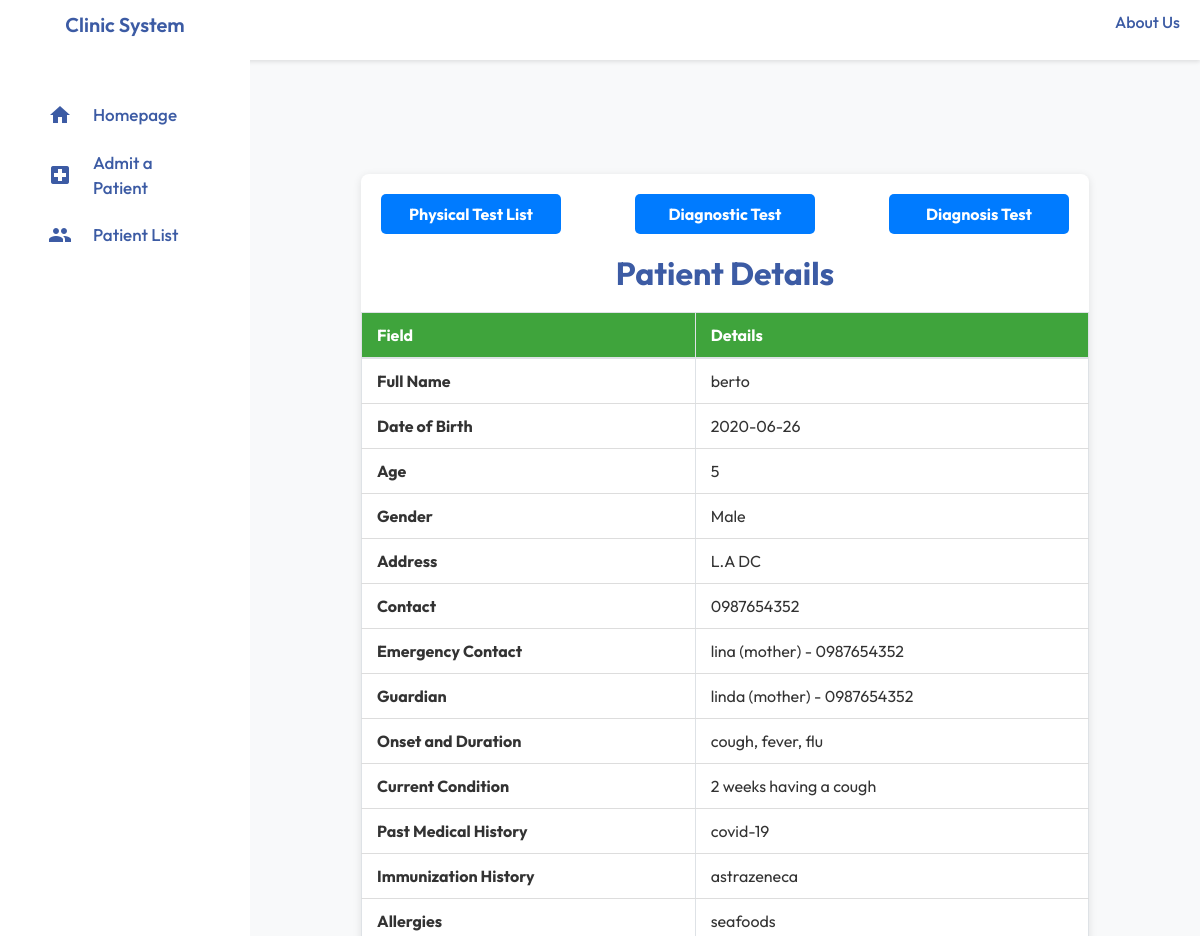
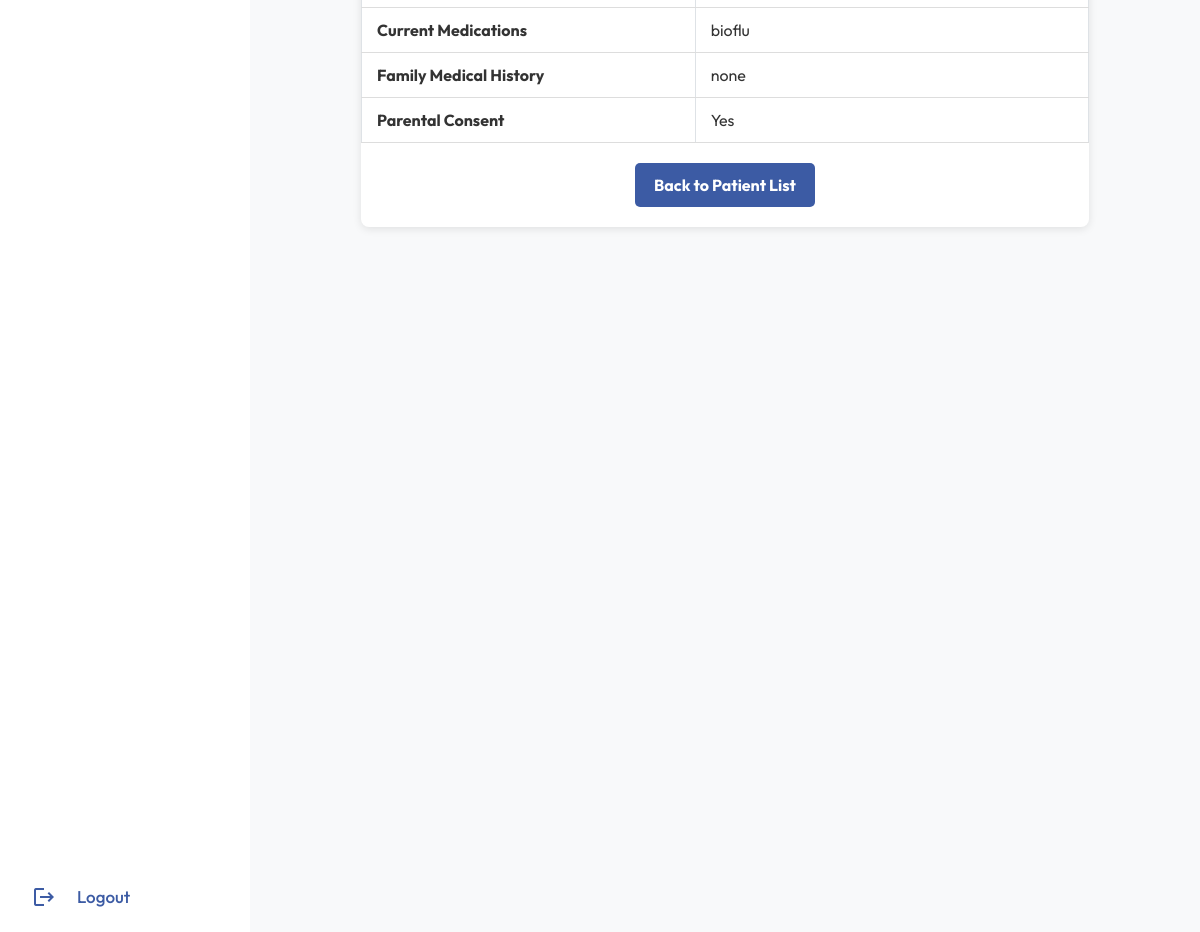
Screenshot of /list_patient.php?id=1 with the database file from the repository (2 pictures, top to bottom).
### tables this page shows
CREATE TABLE `admissions` (
  `id` int(11) NOT NULL,
  `fullName` varchar(255) NOT NULL,
  `dob` date NOT NULL,
  `age` int(11) NOT NULL,
  `gender` varchar(10) NOT NULL,
  `address` text NOT NULL,
  `contact` varchar(20) NOT NULL,
  `emergencyContactName` varchar(255) NOT NULL,
  `emergencyContactRelationship` varchar(255) NOT NULL,
  `emergencyContactPhone` varchar(20) NOT NULL,
  `guardianName` varchar(255) NOT NULL,
  `guardianRelationship` varchar(255) NOT NULL,
  `guardianContact` varchar(20) NOT NULL,
  `onsetDuration` text NOT NULL,
  `currentCondition` text NOT NULL,
  `pastMedicalHistory` text NOT NULL,
  `immunizationHistory` text NOT NULL,
  `allergies` text NOT NULL,
  `currentMedications` text NOT NULL,
  `familyMedicalHistory` text NOT NULL,
  `parentalConsent` tinyint(1) NOT NULL DEFAULT 0
);

### list_patient.php (the view, shortened to what this page needs)
<?php
$host = "localhost";
$username = "root";
$password = "";
$database = "clinic_db";
$conn = new mysqli($host, $username, $password, $database);
echo "<h2 class='text-center'>Patient Details</h2>";
if (isset($_GET['id'])) {
    $id = $_GET['id'];
    $sql = "SELECT * FROM admissions WHERE id = $id";
    $result = $conn->query($sql);
    if ($result->num_rows > 0) {
        $row = $result->fetch_assoc();
        echo "<div class='patient-details-container'>";
        echo "<div class='patient-details-table'>";
echo "<div class='button-container-wrapper'>";
    echo "<div class='button-container1'>";
        echo "<a href='physical.php' class='back-button'>Physical Test List</a>";
    echo "</div>";
    echo "<div class='button-container2'>";
        echo "<a href='diagnostic.php' class='back-button'>Diagnostic Test</a>";
    echo "</div>";
    echo "<div class='button-container3'>";
        echo "<a href='diagnosis.php' class='back-button'>Diagnosis Test</a>";
    echo "</div>";
echo "</div>";
        echo "<h2 class='text-center'>Patient Details</h2>";
        echo "<table class='table table-bordered'>";
        echo "<thead><tr><th>Field</th><th>Details</th></tr></thead>";
        echo "<tbody>";
        echo "<tr><td><strong>Full Name</strong></td><td>" . $row['fullName'] . "</td></tr>";
        echo "<tr><td><strong>Date of Birth</strong></td><td>" . $row['dob'] . "</td></tr>";
        echo "<tr><td><strong>Age</strong></td><td>" . $row['age'] . "</td></tr>";
        echo "<tr><td><strong>Gender</strong></td><td>" . $row['gender'] . "</td></tr>";
        echo "<tr><td><strong>Address</strong></td><td>" . $row['address'] . "</td></tr>";
        echo "<tr><td><strong>Contact</strong></td><td>" . $row['contact'] . "</td></tr>";
        echo "<tr><td><strong>Emergency Contact</strong></td><td>" . $row['emergencyContactName'] . " (" . $row['emergencyContactRelationship'] . ") - " . $row['emergencyContactPhone'] . "</td></tr>";
        echo "<tr><td><strong>Guardian</strong></td><td>" . $row['guardianName'] . " (" . $row['guardianRelationship'] . ") - " . $row['guardianContact'] . "</td></tr>";
        echo "<tr><td><strong>Onset and Duration</strong></td><td>" . $row['onsetDuration'] . "</td></tr>";
        echo "<tr><td><strong>Current Condition</strong></td><td>" . $row['currentCondition'] . "</td></tr>";
        echo "<tr><td><strong>Past Medical History</strong></td><td>" . $row['pastMedicalHistory'] . "</td></tr>";
        echo "<tr><td><strong>Immunization History</strong></td><td>" . $row['immunizationHistory'] . "</td></tr>";
        echo "<tr><td><strong>Allergies</strong></td><td>" . $row['allergies'] . "</td></tr>";
        echo "<tr><td><strong>Current Medications</strong></td><td>" . $row['currentMedications'] . "</td></tr>";
        echo "<tr><td><strong>Family Medical History</strong></td><td>" . $row['familyMedicalHistory'] . "</td></tr>";
        echo "<tr><td><strong>Parental Consent</strong></td><td>" . ($row['parentalConsent'] ? 'Yes' : 'No') . "</td></tr>";
        echo "</tbody></table>";
        echo "<a href='list_patient.php' class='back-button'>Back to Patient List</a>";
        echo "</div>";
        echo "</div>";
    } else {
        echo "<p>Patient not found.</p>";
    }
}
?>
<!DOCTYPE html>
<html lang="en">
<head>
    <link href="https://stackpath.bootstrapcdn.com/bootstrap/4.5.2/css/bootstrap.min.css" rel="stylesheet">
    <link rel="stylesheet" href="list_patient.css">
</head>
<body class="bg-light">
    <div class="container">
        <nav class="sidebar">
            <header>
                <div class="image-text">
                    <div class="text logo-text">
                        <span class="name">Clinic System</span>
                    </div>
                </div>
            </header>
            <div class="menu-bar">
                <div class="menu">
                    <ul class="menu-links">
                        <li class="nav-link">
                            <a href="dashboard.php">
                                <i class="material-icons icon">home</i>
                                <span class="text nav-text">Homepage</span>
                            </a>
                        </li>
                        <li class="nav-link">
                            <a href="patient_form.php">
                                <i class="material-icons icon">local_hospital</i>
                                <span class="text nav-text">Admit a Patient</span>
                            </a>
                        </li>
                        <li class="nav-link">
                            <a href="list_patient.php">
                                <i class="material-icons icon">people</i>
                                <span class="text nav-text">Patient List</span>
                            </a>
                        </li>
                    </ul>
                </div>
                <div class="bottom-content">
                    <li class="">
                        <a href="login.php">
                            <i class="material-icons icon">logout</i>
                            <span class="text nav-text">Logout</span>
                        </a>
                    </li>
                </div>
            </div>
        </nav>
        <nav class="navbar">
            <ul class="navbar-links">
                <li><a href="#">About Us</a></li>
            </ul>
        </nav>
    </div>
</body>
</html>

### list_patient.css (style rules this page uses)
* { margin: 0; padding: 0; box-sizing: border-box; font-family: 'Outfit', sans-serif; }
body { min-height: 100vh; background-color: #d9e5f3; }
.sidebar { position: fixed; top: 0; left: 0; height: 100%; width: 250px; padding: 10px 14px; background: #FFF; transition: all 0.3s ease; display: flex; flex-direction: column; z-index: 100; }
.sidebar header { display: flex; align-items: center; flex-direction: column; }
.sidebar .logo-text { text-align: center; }
.sidebar .logo-text .name { font-size: 20px; font-weight: 600; color: #3c5ba4; }
.sidebar .menu { margin-top: 40px; flex-grow: 1; }
.sidebar li { list-style: none; display: flex; align-items: center; height: 50px; margin-top: 10px; }
.sidebar li a { display: flex; align-items: center; width: 100%; height: 100%; text-decoration: none; padding: 0 15px; border-radius: 6px; transition: all 0.3s ease; }
.sidebar li a .icon { min-width: 30px; text-align: center; color: #3c5ba4; }
.material-icons.icon { color: #3c5ba4; margin-right: 8px; }
.sidebar li a .text { font-size: 17px; font-weight: 500; margin-left: 10px; color: #3c5ba4; }
.sidebar .menu-bar { display: flex; flex-direction: column; justify-content: space-between; height: 100%; overflow-y: hidden; }
.container { display: flex; flex-direction: row; height: 100vh; }
.navbar { position: fixed; top: 0; right: 0; background-color: #fff; width: 100%; height: 60px; display: flex; align-items: center; justify-content: flex-end; padding-right: 20px; z-index: 1; box-shadow: 0 2px 4px rgba(0, 0, 0, 0.1); }
.navbar-links { list-style: none; display: flex; gap: 20px; color: #3c5ba4; }
.navbar-links li { display: inline-block; }
.navbar-links a { text-decoration: none; font-size: 16px; font-weight: 500; color: #3c5ba4; }
.button-container-wrapper { display: flex; justify-content: space-between; width: 100%; padding: 0 20px; }
.button-container1, .button-container2, .button-container3 { text-align: center; }
.button-container1 .back-button, .button-container2 .back-button, .button-container3 .back-button { padding: 8px 15px; background-color: #007bff; color: white; text-decoration: none; border-radius: 5px; display: inline-block; }
h2 { font-size: 32px; font-weight: bold; color: #3c5ba4; margin-bottom: 20px; }
.patient-details-container { display: flex; justify-content: center; align-items: center; height: 100vh; padding: 20px; margin-left: 250px; margin-top: 230px; }
.patient-details-table { width: 80%; max-width: 900px; background-color: #fff; border-radius: 8px; box-shadow: 0 2px 8px rgba(0, 0, 0, 0.1); overflow: hidden; }
.patient-details-table table { width: 100%; border-collapse: collapse; margin: 20px 0; }
.patient-details-table th, .patient-details-table td { padding: 12px 15px; text-align: left; border-bottom: 1px solid #ddd; font-size: 16px; color: #333; }
.patient-details-table th { background-color: #3fa43c; color: #fff; font-weight: bold; }
.back-button { display: block; width: 180px; margin: 20px auto; padding: 10px 15px; background-color: #3c5ba4; color: #fff; text-align: center; font-size: 16px; font-weight: bold; text-decoration: none; border-radius: 5px; transition: background-color 0.3s ease; }
.bottom-content { margin-top: auto; padding-top: 40px; }
.bottom-content li { list-style: none; }
.bottom-content li a { display: flex; align-items: center; text-decoration: none; padding: 0 15px; height: 50px; color: #3c5ba4; }
.bottom-content li a .icon { min-width: 30px; text-align: center; color: #3c5ba4; }
.bottom-content li a .text { font-size: 17px; font-weight: 500; margin-left: 10px; color: #3c5ba4; }

### rows the page displays
admissions: fullName "berto", dob "2020-06-26", age "5", gender "Male", address "L.A DC", contact "0987654352", emergencyContactName "lina", emergencyContactRelationship "mother", emergencyContactPhone "0987654352", guardianName "linda", guardianRelationship "mother", guardianContact "0987654352", onsetDuration "cough, fever, flu", currentCondition "2 weeks having a cough", pastMedicalHistory "covid-19", immunizationHistory "astrazeneca", allergies "seafoods", currentMedications "bioflu", familyMedicalHistory "none"
